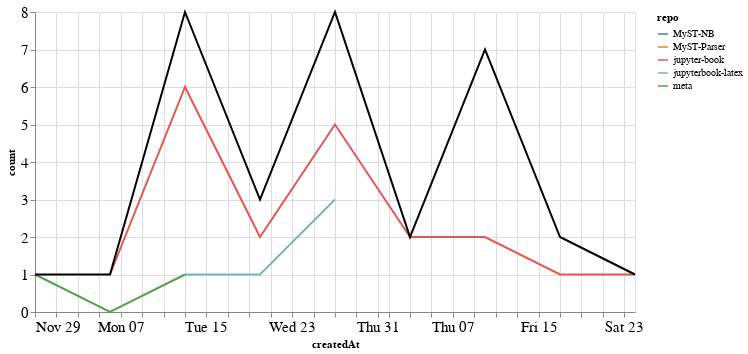

Source (notebook cell):
### Markdown cell above
### Comments

### Code cell
comments_time = comments.groupby('repo').resample('W', on='createdAt').count()['author'].reset_index()
comments_time = comments_time.rename(columns={'author': 'count'})
comments_time_total = comments_time.groupby('createdAt').agg({"count": "sum"}).reset_index()
ch1 = alt.Chart(comments_time, width=600).mark_line().encode(
    x='createdAt',
    y='count',
    color='repo',
    tooltip="repo"
)

ch2 = alt.Chart(comments_time_total, width=600).mark_line(color="black").encode(
    x='createdAt',
    y='count',
)

ch1 + ch2

### Figure 1 — Vega-Lite specification as saved in the notebook (floating-point values rounded to 4 significant figures)
{"config": {"axisLeft": {"labelFontSize": 15}, "axisBottom": {"labelFontSize": 15}}, "layer": [{"data": {"name": "data-36ef7346017beeb5e08c75da6ccaac6e"}, "mark": "line", "encoding": {"color": {"type": "nominal", "field": "repo"}, "tooltip": {"type": "nominal", "field": "repo"}, "x": {"type": "temporal", "field": "createdAt"}, "y": {"type": "quantitative", "field": "count"}}, "width": 600}, {"data": {"name": "data-82bc21cb92b5487afefd4b9f40382fc1"}, "mark": {"type": "line", "color": "black"}, "encoding": {"x": {"type": "temporal", "field": "createdAt"}, "y": {"type": "quantitative", "field": "count"}}, "width": 600}], "$schema": "https://vega.github.io/schema/vega-lite/v4.8.1.json", "datasets": {"data-36ef7346017beeb5e08c75da6ccaac6e": [{"repo": "MyST-NB", "createdAt": "2021-01-10T00:00:00", "count": 5}, {"repo": "MyST-Parser", "createdAt": "2021-01-17T00:00:00", "count": 1}, {"repo": "jupyter-book", "createdAt": "2020-12-06T00:00:00", "count": 1}, {"repo": "jupyter-book", "createdAt": "2020-12-13T00:00:00", "count": 6}, {"repo": "jupyter-book", "createdAt": "2020-12-20T00:00:00", "count": 2}, {"repo": "jupyter-book", "createdAt": "2020-12-27T00:00:00", "count": 5}, {"repo": "jupyter-book", "createdAt": "2021-01-03T00:00:00", "count": 2}, {"repo": "jupyter-book", "createdAt": "2021-01-10T00:00:00", "count": 2}, {"repo": "jupyter-book", "createdAt": "2021-01-17T00:00:00", "count": 1}, {"repo": "jupyter-book", "createdAt": "2021-01-24T00:00:00", "count": 1}, {"repo": "jupyterbook-latex", "createdAt": "2020-12-13T00:00:00", "count": 1}, {"repo": "jupyterbook-latex", "createdAt": "2020-12-20T00:00:00", "count": 1}, {"repo": "jupyterbook-latex", "createdAt": "2020-12-27T00:00:00", "count": 3}, {"repo": "meta", "createdAt": "2020-11-29T00:00:00", "count": 1}, {"repo": "meta", "createdAt": "2020-12-06T00:00:00", "count": 0}, {"repo": "meta", "createdAt": "2020-12-13T00:00:00", "count": 1}], "data-82bc21cb92b5487afefd4b9f40382fc1": [{"createdAt": "2020-11-29T00:00:00", "count": 1}, {"createdAt": "2020-12-06T00:00:00", "count": 1}, {"createdAt": "2020-12-13T00:00:00", "count": 8}, {"createdAt": "2020-12-20T00:00:00", "count": 3}, {"createdAt": "2020-12-27T00:00:00", "count": 8}, {"createdAt": "2021-01-03T00:00:00", "count": 2}, {"createdAt": "2021-01-10T00:00:00", "count": 7}, {"createdAt": "2021-01-17T00:00:00", "count": 2}, {"createdAt": "2021-01-24T00:00:00", "count": 1}]}}
